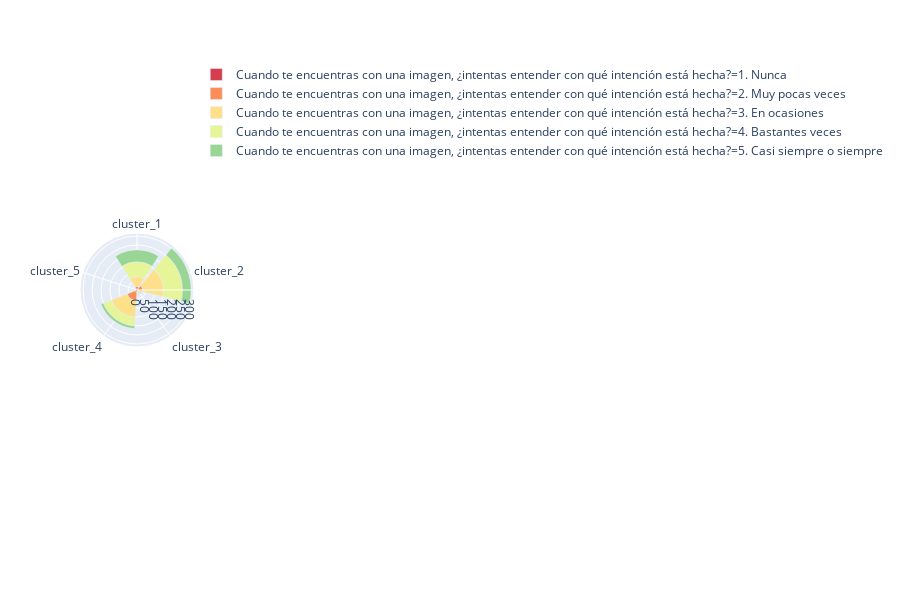
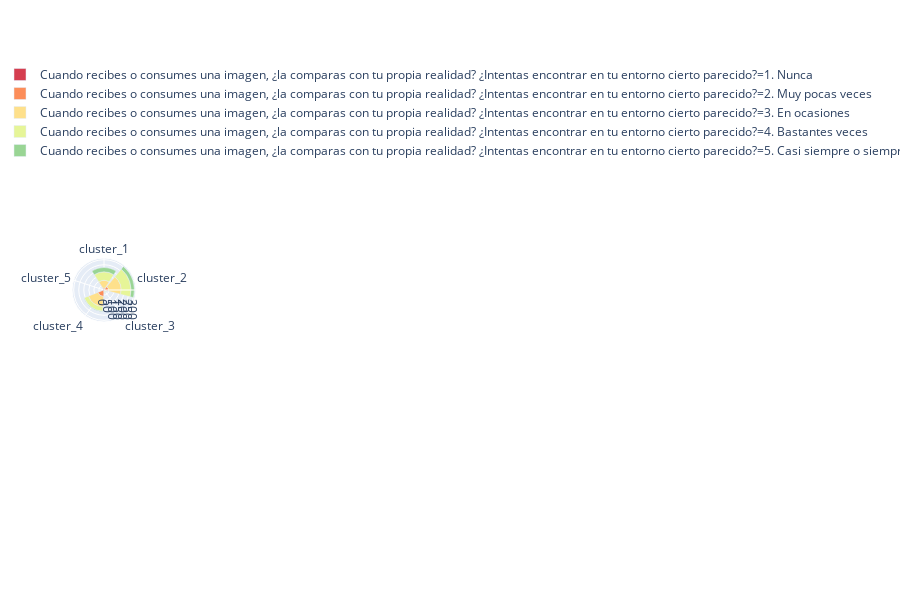
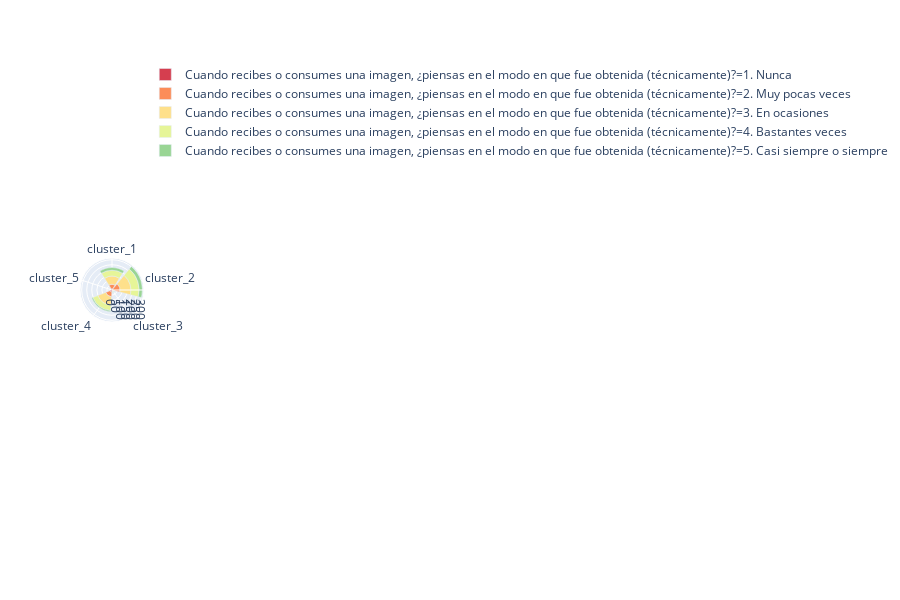
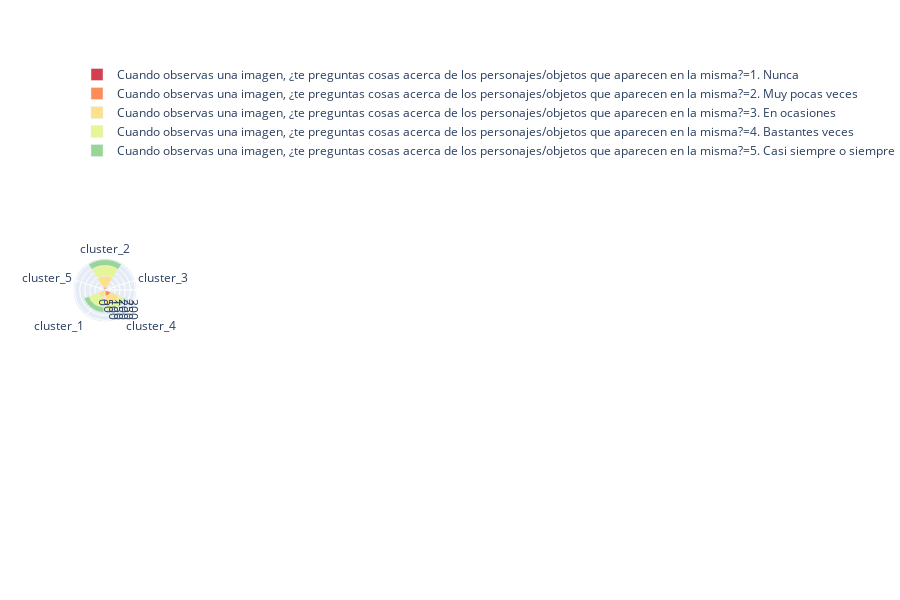

Notebook source saved alongside these figures, in order:
### Code cell
compare_interpretation_images_by_cultural_clusters_esp(dataframe_with_clusters_esp)

### Figure 1 — Plotly figure (JSON) as saved in the notebook; plotly's stock layout.template omitted (floating-point values rounded to 4 significant figures)
{"data": [{"hovertemplate": "Cuando te encuentras con una imagen, ¿intentas entender con qué intención está hecha?=1. Nunca<br>counts=%{r}<br>cultural_cluster=%{theta}<extra></extra>", "legendgroup": "Cuando te encuentras con una imagen, ¿intentas entender con qué intención está hecha?=1. Nunca", "marker": {"color": "rgb(213,62,79)"}, "name": "Cuando te encuentras con una imagen, ¿intentas entender con qué intención está hecha?=1. Nunca", "r": [2, 4, 4, 11], "showlegend": true, "theta": ["cluster_1", "cluster_2", "cluster_3", "cluster_4"], "type": "barpolar", "uid": "0ba5dc13-34a9-4c28-9451-9fea19a3627e"}, {"hovertemplate": "Cuando te encuentras con una imagen, ¿intentas entender con qué intención está hecha?=2. Muy pocas veces<br>counts=%{r}<br>cultural_cluster=%{theta}<extra></extra>", "legendgroup": "Cuando te encuentras con una imagen, ¿intentas entender con qué intención está hecha?=2. Muy pocas veces", "marker": {"color": "rgb(252,141,89)"}, "name": "Cuando te encuentras con una imagen, ¿intentas entender con qué intención está hecha?=2. Muy pocas veces", "r": [18, 28, 3, 48, 1], "showlegend": true, "theta": ["cluster_1", "cluster_2", "cluster_3", "cluster_4", "cluster_5"], "type": "barpolar", "uid": "e20373b6-63ee-4d4b-aea6-bd95598e5dec"}, {"hovertemplate": "Cuando te encuentras con una imagen, ¿intentas entender con qué intención está hecha?=3. En ocasiones<br>counts=%{r}<br>cultural_cluster=%{theta}<extra></extra>", "legendgroup": "Cuando te encuentras con una imagen, ¿intentas entender con qué intención está hecha?=3. En ocasiones", "marker": {"color": "rgb(254,224,139)"}, "name": "Cuando te encuentras con una imagen, ¿intentas entender con qué intención está hecha?=3. En ocasiones", "r": [54, 116, 10, 94], "showlegend": true, "theta": ["cluster_1", "cluster_2", "cluster_3", "cluster_4"], "type": "barpolar", "uid": "43b4bd68-b09a-4893-827c-adccbecef7df"}, {"hovertemplate": "Cuando te encuentras con una imagen, ¿intentas entender con qué intención está hecha?=4. Bastantes veces<br>counts=%{r}<br>cultural_cluster=%{theta}<extra></extra>", "legendgroup": "Cuando te encuentras con una imagen, ¿intentas entender con qué intención está hecha?=4. Bastantes veces", "marker": {"color": "rgb(230,245,152)"}, "name": "Cuando te encuentras con una imagen, ¿intentas entender con qué intención está hecha?=4. Bastantes veces", "r": [83, 105, 7, 48], "showlegend": true, "theta": ["cluster_1", "cluster_2", "cluster_3", "cluster_4"], "type": "barpolar", "uid": "f47d98f4-1ae8-48f8-b92f-df021ce19748"}, {"hovertemplate": "Cuando te encuentras con una imagen, ¿intentas entender con qué intención está hecha?=5. Casi siempre o siempre<br>counts=%{r}<br>cultural_cluster=%{theta}<extra></extra>", "legendgroup": "Cuando te encuentras con una imagen, ¿intentas entender con qué intención está hecha?=5. Casi siempre o siempre", "marker": {"color": "rgb(153,213,148)"}, "name": "Cuando te encuentras con una imagen, ¿intentas entender con qué intención está hecha?=5. Casi siempre o siempre", "r": [66, 48, 3, 14], "showlegend": true, "theta": ["cluster_1", "cluster_2", "cluster_3", "cluster_4"], "type": "barpolar", "uid": "6a11ecb0-f652-40c0-b557-451b82531a83"}], "layout": {"barmode": "group", "barnorm": "", "height": 600, "legend": {"tracegroupgap": 0}, "margin": {"t": 60}, "polar": {"angularaxis": {"direction": "clockwise", "rotation": 90}}}}

### Figure 2 — Plotly figure (JSON) as saved in the notebook; plotly's stock layout.template omitted (floating-point values rounded to 4 significant figures)
{"data": [{"hovertemplate": "Cuando recibes o consumes una imagen, ¿la comparas con tu propia realidad? ¿Intentas encontrar en tu entorno cierto parecido?=1. Nunca<br>counts=%{r}<br>cultural_cluster=%{theta}<extra></extra>", "legendgroup": "Cuando recibes o consumes una imagen, ¿la comparas con tu propia realidad? ¿Intentas encontrar en tu entorno cierto parecido?=1. Nunca", "marker": {"color": "rgb(213,62,79)"}, "name": "Cuando recibes o consumes una imagen, ¿la comparas con tu propia realidad? ¿Intentas encontrar en tu entorno cierto parecido?=1. Nunca", "r": [1, 9, 3, 13], "showlegend": true, "theta": ["cluster_1", "cluster_2", "cluster_3", "cluster_4"], "type": "barpolar", "uid": "d6fe5523-765d-4610-adf1-0b2f4428e9bc"}, {"hovertemplate": "Cuando recibes o consumes una imagen, ¿la comparas con tu propia realidad? ¿Intentas encontrar en tu entorno cierto parecido?=2. Muy pocas veces<br>counts=%{r}<br>cultural_cluster=%{theta}<extra></extra>", "legendgroup": "Cuando recibes o consumes una imagen, ¿la comparas con tu propia realidad? ¿Intentas encontrar en tu entorno cierto parecido?=2. Muy pocas veces", "marker": {"color": "rgb(252,141,89)"}, "name": "Cuando recibes o consumes una imagen, ¿la comparas con tu propia realidad? ¿Intentas encontrar en tu entorno cierto parecido?=2. Muy pocas veces", "r": [19, 35, 8, 52, 1], "showlegend": true, "theta": ["cluster_1", "cluster_2", "cluster_3", "cluster_4", "cluster_5"], "type": "barpolar", "uid": "21eb36e1-317a-4a58-a5a5-28430c577b0c"}, {"hovertemplate": "Cuando recibes o consumes una imagen, ¿la comparas con tu propia realidad? ¿Intentas encontrar en tu entorno cierto parecido?=3. En ocasiones<br>counts=%{r}<br>cultural_cluster=%{theta}<extra></extra>", "legendgroup": "Cuando recibes o consumes una imagen, ¿la comparas con tu propia realidad? ¿Intentas encontrar en tu entorno cierto parecido?=3. En ocasiones", "marker": {"color": "rgb(254,224,139)"}, "name": "Cuando recibes o consumes una imagen, ¿la comparas con tu propia realidad? ¿Intentas encontrar en tu entorno cierto parecido?=3. En ocasiones", "r": [75, 125, 7, 101], "showlegend": true, "theta": ["cluster_1", "cluster_2", "cluster_3", "cluster_4"], "type": "barpolar", "uid": "bbe2b73f-77da-4be3-bf4e-13d5990c0a63"}, {"hovertemplate": "Cuando recibes o consumes una imagen, ¿la comparas con tu propia realidad? ¿Intentas encontrar en tu entorno cierto parecido?=4. Bastantes veces<br>counts=%{r}<br>cultural_cluster=%{theta}<extra></extra>", "legendgroup": "Cuando recibes o consumes una imagen, ¿la comparas con tu propia realidad? ¿Intentas encontrar en tu entorno cierto parecido?=4. Bastantes veces", "marker": {"color": "rgb(230,245,152)"}, "name": "Cuando recibes o consumes una imagen, ¿la comparas con tu propia realidad? ¿Intentas encontrar en tu entorno cierto parecido?=4. Bastantes veces", "r": [85, 99, 7, 46], "showlegend": true, "theta": ["cluster_1", "cluster_2", "cluster_3", "cluster_4"], "type": "barpolar", "uid": "2209356b-2455-4b17-8899-0d2b2e4bd97d"}, {"hovertemplate": "Cuando recibes o consumes una imagen, ¿la comparas con tu propia realidad? ¿Intentas encontrar en tu entorno cierto parecido?=5. Casi siempre o siempre<br>counts=%{r}<br>cultural_cluster=%{theta}<extra></extra>", "legendgroup": "Cuando recibes o consumes una imagen, ¿la comparas con tu propia realidad? ¿Intentas encontrar en tu entorno cierto parecido?=5. Casi siempre o siempre", "marker": {"color": "rgb(153,213,148)"}, "name": "Cuando recibes o consumes una imagen, ¿la comparas con tu propia realidad? ¿Intentas encontrar en tu entorno cierto parecido?=5. Casi siempre o siempre", "r": [43, 33, 2, 3], "showlegend": true, "theta": ["cluster_1", "cluster_2", "cluster_3", "cluster_4"], "type": "barpolar", "uid": "072bcf2f-d49d-4d63-9e6c-4542b45828be"}], "layout": {"barmode": "group", "barnorm": "", "height": 600, "legend": {"tracegroupgap": 0}, "margin": {"t": 60}, "polar": {"angularaxis": {"direction": "clockwise", "rotation": 90}}}}

### Figure 3 — Plotly figure (JSON) as saved in the notebook; plotly's stock layout.template omitted (floating-point values rounded to 4 significant figures)
{"data": [{"hovertemplate": "Cuando recibes o consumes una imagen, ¿piensas en el modo en que fue obtenida (técnicamente)?=1. Nunca<br>counts=%{r}<br>cultural_cluster=%{theta}<extra></extra>", "legendgroup": "Cuando recibes o consumes una imagen, ¿piensas en el modo en que fue obtenida (técnicamente)?=1. Nunca", "marker": {"color": "rgb(213,62,79)"}, "name": "Cuando recibes o consumes una imagen, ¿piensas en el modo en que fue obtenida (técnicamente)?=1. Nunca", "r": [12, 11, 4, 21], "showlegend": true, "theta": ["cluster_1", "cluster_2", "cluster_3", "cluster_4"], "type": "barpolar", "uid": "9cf28f84-49c2-4db8-b08d-b7d1cfb82c55"}, {"hovertemplate": "Cuando recibes o consumes una imagen, ¿piensas en el modo en que fue obtenida (técnicamente)?=2. Muy pocas veces<br>counts=%{r}<br>cultural_cluster=%{theta}<extra></extra>", "legendgroup": "Cuando recibes o consumes una imagen, ¿piensas en el modo en que fue obtenida (técnicamente)?=2. Muy pocas veces", "marker": {"color": "rgb(252,141,89)"}, "name": "Cuando recibes o consumes una imagen, ¿piensas en el modo en que fue obtenida (técnicamente)?=2. Muy pocas veces", "r": [45, 69, 7, 46], "showlegend": true, "theta": ["cluster_1", "cluster_2", "cluster_3", "cluster_4"], "type": "barpolar", "uid": "09d5f8d6-e634-40a3-b1b2-ce472636acf0"}, {"hovertemplate": "Cuando recibes o consumes una imagen, ¿piensas en el modo en que fue obtenida (técnicamente)?=3. En ocasiones<br>counts=%{r}<br>cultural_cluster=%{theta}<extra></extra>", "legendgroup": "Cuando recibes o consumes una imagen, ¿piensas en el modo en que fue obtenida (técnicamente)?=3. En ocasiones", "marker": {"color": "rgb(254,224,139)"}, "name": "Cuando recibes o consumes una imagen, ¿piensas en el modo en que fue obtenida (técnicamente)?=3. En ocasiones", "r": [80, 108, 9, 84, 1], "showlegend": true, "theta": ["cluster_1", "cluster_2", "cluster_3", "cluster_4", "cluster_5"], "type": "barpolar", "uid": "affd2b65-906a-4d0b-ab3b-bf6c8b896678"}, {"hovertemplate": "Cuando recibes o consumes una imagen, ¿piensas en el modo en que fue obtenida (técnicamente)?=4. Bastantes veces<br>counts=%{r}<br>cultural_cluster=%{theta}<extra></extra>", "legendgroup": "Cuando recibes o consumes una imagen, ¿piensas en el modo en que fue obtenida (técnicamente)?=4. Bastantes veces", "marker": {"color": "rgb(230,245,152)"}, "name": "Cuando recibes o consumes una imagen, ¿piensas en el modo en que fue obtenida (técnicamente)?=4. Bastantes veces", "r": [59, 81, 4, 54], "showlegend": true, "theta": ["cluster_1", "cluster_2", "cluster_3", "cluster_4"], "type": "barpolar", "uid": "a3a22b33-0538-4cc6-8847-e31b3c5f80ba"}, {"hovertemplate": "Cuando recibes o consumes una imagen, ¿piensas en el modo en que fue obtenida (técnicamente)?=5. Casi siempre o siempre<br>counts=%{r}<br>cultural_cluster=%{theta}<extra></extra>", "legendgroup": "Cuando recibes o consumes una imagen, ¿piensas en el modo en que fue obtenida (técnicamente)?=5. Casi siempre o siempre", "marker": {"color": "rgb(153,213,148)"}, "name": "Cuando recibes o consumes una imagen, ¿piensas en el modo en que fue obtenida (técnicamente)?=5. Casi siempre o siempre", "r": [27, 32, 3, 10], "showlegend": true, "theta": ["cluster_1", "cluster_2", "cluster_3", "cluster_4"], "type": "barpolar", "uid": "cea89f84-cb09-4c64-a501-19e54e6b69ad"}], "layout": {"barmode": "group", "barnorm": "", "height": 600, "legend": {"tracegroupgap": 0}, "margin": {"t": 60}, "polar": {"angularaxis": {"direction": "clockwise", "rotation": 90}}}}

### Figure 4 — Plotly figure (JSON) as saved in the notebook; plotly's stock layout.template omitted (floating-point values rounded to 4 significant figures)
{"data": [{"hovertemplate": "Cuando observas una imagen, ¿te preguntas cosas acerca de los personajes/objetos que aparecen en la misma?=1. Nunca<br>counts=%{r}<br>cultural_cluster=%{theta}<extra></extra>", "legendgroup": "Cuando observas una imagen, ¿te preguntas cosas acerca de los personajes/objetos que aparecen en la misma?=1. Nunca", "marker": {"color": "rgb(213,62,79)"}, "name": "Cuando observas una imagen, ¿te preguntas cosas acerca de los personajes/objetos que aparecen en la misma?=1. Nunca", "r": [3, 1, 13], "showlegend": true, "theta": ["cluster_2", "cluster_3", "cluster_4"], "type": "barpolar", "uid": "a70c9c13-541a-4f8d-8112-0655e929499d"}, {"hovertemplate": "Cuando observas una imagen, ¿te preguntas cosas acerca de los personajes/objetos que aparecen en la misma?=2. Muy pocas veces<br>counts=%{r}<br>cultural_cluster=%{theta}<extra></extra>", "legendgroup": "Cuando observas una imagen, ¿te preguntas cosas acerca de los personajes/objetos que aparecen en la misma?=2. Muy pocas veces", "marker": {"color": "rgb(252,141,89)"}, "name": "Cuando observas una imagen, ¿te preguntas cosas acerca de los personajes/objetos que aparecen en la misma?=2. Muy pocas veces", "r": [14, 27, 1, 49], "showlegend": true, "theta": ["cluster_1", "cluster_2", "cluster_3", "cluster_4"], "type": "barpolar", "uid": "50107fbc-f2d1-4d34-812f-08f74e9775c7"}, {"hovertemplate": "Cuando observas una imagen, ¿te preguntas cosas acerca de los personajes/objetos que aparecen en la misma?=3. En ocasiones<br>counts=%{r}<br>cultural_cluster=%{theta}<extra></extra>", "legendgroup": "Cuando observas una imagen, ¿te preguntas cosas acerca de los personajes/objetos que aparecen en la misma?=3. En ocasiones", "marker": {"color": "rgb(254,224,139)"}, "name": "Cuando observas una imagen, ¿te preguntas cosas acerca de los personajes/objetos que aparecen en la misma?=3. En ocasiones", "r": [61, 107, 10, 89], "showlegend": true, "theta": ["cluster_1", "cluster_2", "cluster_3", "cluster_4"], "type": "barpolar", "uid": "a74cd227-a5dc-4ac1-b451-d709903a1563"}, {"hovertemplate": "Cuando observas una imagen, ¿te preguntas cosas acerca de los personajes/objetos que aparecen en la misma?=4. Bastantes veces<br>counts=%{r}<br>cultural_cluster=%{theta}<extra></extra>", "legendgroup": "Cuando observas una imagen, ¿te preguntas cosas acerca de los personajes/objetos que aparecen en la misma?=4. Bastantes veces", "marker": {"color": "rgb(230,245,152)"}, "name": "Cuando observas una imagen, ¿te preguntas cosas acerca de los personajes/objetos que aparecen en la misma?=4. Bastantes veces", "r": [97, 107, 10, 54, 1], "showlegend": true, "theta": ["cluster_1", "cluster_2", "cluster_3", "cluster_4", "cluster_5"], "type": "barpolar", "uid": "dcab58b1-68b2-4158-9635-f00d4a8ff057"}, {"hovertemplate": "Cuando observas una imagen, ¿te preguntas cosas acerca de los personajes/objetos que aparecen en la misma?=5. Casi siempre o siempre<br>counts=%{r}<br>cultural_cluster=%{theta}<extra></extra>", "legendgroup": "Cuando observas una imagen, ¿te preguntas cosas acerca de los personajes/objetos que aparecen en la misma?=5. Casi siempre o siempre", "marker": {"color": "rgb(153,213,148)"}, "name": "Cuando observas una imagen, ¿te preguntas cosas acerca de los personajes/objetos que aparecen en la misma?=5. Casi siempre o siempre", "r": [51, 57, 5, 10], "showlegend": true, "theta": ["cluster_1", "cluster_2", "cluster_3", "cluster_4"], "type": "barpolar", "uid": "c4a040ea-2313-4dd3-93e4-5a6f84ee6ba8"}], "layout": {"barmode": "group", "barnorm": "", "height": 600, "legend": {"tracegroupgap": 0}, "margin": {"t": 60}, "polar": {"angularaxis": {"direction": "clockwise", "rotation": 90}}}}
